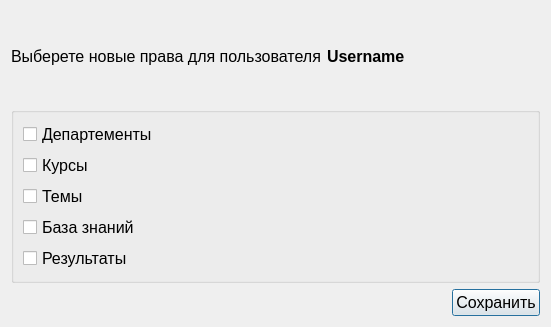
<?xml version="1.0" encoding="UTF-8"?>
<ui version="4.0">
 <class>usersettings</class>
 <widget class="QDialog" name="usersettings">
  <property name="geometry">
   <rect>
    <x>0</x>
    <y>0</y>
    <width>551</width>
    <height>327</height>
   </rect>
  </property>
  <property name="windowTitle">
   <string>Dialog</string>
  </property>
  <layout class="QVBoxLayout" name="verticalLayout_2">
   <item>
    <layout class="QHBoxLayout" name="horizontalLayout">
     <item>
      <widget class="QLabel" name="label">
       <property name="font">
        <font>
         <pointsize>12</pointsize>
        </font>
       </property>
       <property name="text">
        <string>Выберете новые права для пользователя</string>
       </property>
      </widget>
     </item>
     <item>
      <widget class="QLabel" name="label_2">
       <property name="font">
        <font>
         <pointsize>12</pointsize>
         <bold>true</bold>
        </font>
       </property>
       <property name="text">
        <string>Username</string>
       </property>
      </widget>
     </item>
     <item>
      <spacer name="horizontalSpacer_2">
       <property name="orientation">
        <enum>Qt::Horizontal</enum>
       </property>
       <property name="sizeHint" stdset="0">
        <size>
         <width>40</width>
         <height>20</height>
        </size>
       </property>
      </spacer>
     </item>
    </layout>
   </item>
   <item>
    <widget class="QGroupBox" name="groupBox">
     <property name="font">
      <font>
       <pointsize>12</pointsize>
      </font>
     </property>
     <property name="title">
      <string/>
     </property>
     <layout class="QVBoxLayout" name="verticalLayout">
      <item>
       <widget class="QCheckBox" name="departbox">
        <property name="text">
         <string>Департементы</string>
        </property>
       </widget>
      </item>
      <item>
       <widget class="QCheckBox" name="coursebox">
        <property name="text">
         <string>Курсы</string>
        </property>
       </widget>
      </item>
      <item>
       <widget class="QCheckBox" name="chapterbox">
        <property name="text">
         <string>Темы</string>
        </property>
       </widget>
      </item>
      <item>
       <widget class="QCheckBox" name="basebox">
        <property name="text">
         <string>База знаний</string>
        </property>
       </widget>
      </item>
      <item>
       <widget class="QCheckBox" name="rezbox">
        <property name="text">
         <string>Результаты</string>
        </property>
       </widget>
      </item>
     </layout>
    </widget>
   </item>
   <item>
    <layout class="QHBoxLayout" name="horizontalLayout_2">
     <item>
      <spacer name="horizontalSpacer">
       <property name="orientation">
        <enum>Qt::Horizontal</enum>
       </property>
       <property name="sizeHint" stdset="0">
        <size>
         <width>40</width>
         <height>20</height>
        </size>
       </property>
      </spacer>
     </item>
     <item>
      <widget class="QPushButton" name="pushButton">
       <property name="font">
        <font>
         <pointsize>12</pointsize>
        </font>
       </property>
       <property name="text">
        <string>Сохранить</string>
       </property>
      </widget>
     </item>
    </layout>
   </item>
  </layout>
 </widget>
 <resources/>
 <connections/>
</ui>
